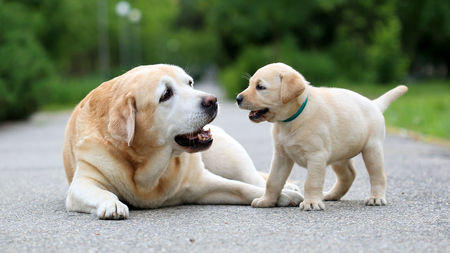
#> input picture Images/dogs.jpg, 450 x 253 px
$ python Cartooning.py
#> lines starting #> are read from the running program, lines starting #| are printed output that depends on the picture; after the words box and inside, x2 and y2 are one past the last pixel; in counts of white or black regions, pixels touching at a corner belong together
# Importing Module
import cv2
import numpy as np

# Reading Image
img = cv2.imread('Images/dogs.jpg')
#> img is the input picture: shape (253, 450, 3); mean B, G, R 121.1, 140.9, 134.6

# Converting BGR image to RGB format
grey = cv2.cvtColor(img, cv2.COLOR_BGR2GRAY)
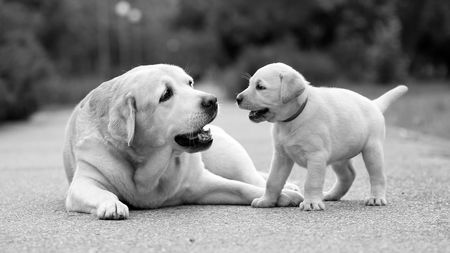
#> grey: shape (253, 450); min 0, max 255, mean 136.8
# Adding Median Blur cv2.medianBlur(frame, ksize)
grey = cv2.medianBlur(grey, 5)
# Adaptive Threahold cv2.adaptiveThreshold(src, maxValue, adaptiveMethod, thresholdType, blockSize, C)
edges = cv2.adaptiveThreshold(grey, 255, cv2.ADAPTIVE_THRESH_MEAN_C, cv2.THRESH_BINARY, 9, 9)
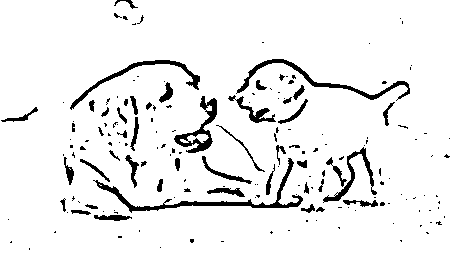
#> edges: shape (253, 450); 92.9% white; 175 black regions (126 under 20 px), largest, box (x1, y1, x2, y2) and area: (93, 158, 303, 213) 1161, (236, 59, 410, 101) 867, (174, 96, 217, 153) 701

#cartoonize ---
# Readusing unwanted Noice from Image
color = cv2.bilateralFilter(img, 9, 250, 250)
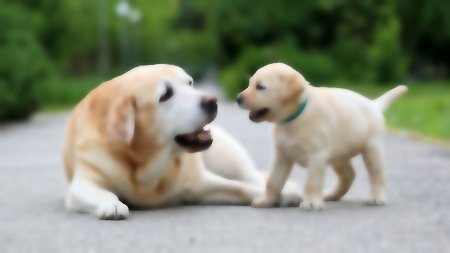
#> color: shape (253, 450, 3); mean B, G, R 121.2, 140.9, 134.7
# Applying Bitwize and operator only two input 1 then 1
cartoon = cv2.bitwise_or(color, color, mask = edges)
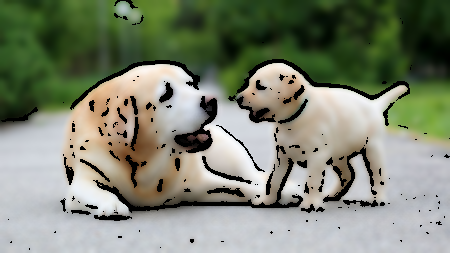
#> cartoon: shape (253, 450, 3); mean B, G, R 114.7, 133.1, 126.6

# Show Both Images
cv2.imshow("Image", img)
cv2.imshow("Cartoon", cartoon)

#save Image to a file
# cv2.imwrite("cartoon.jpg", cartoon)
# Wait Key
cv2.waitKey(0)
# Destroy window
cv2.destroyAllWindows()
